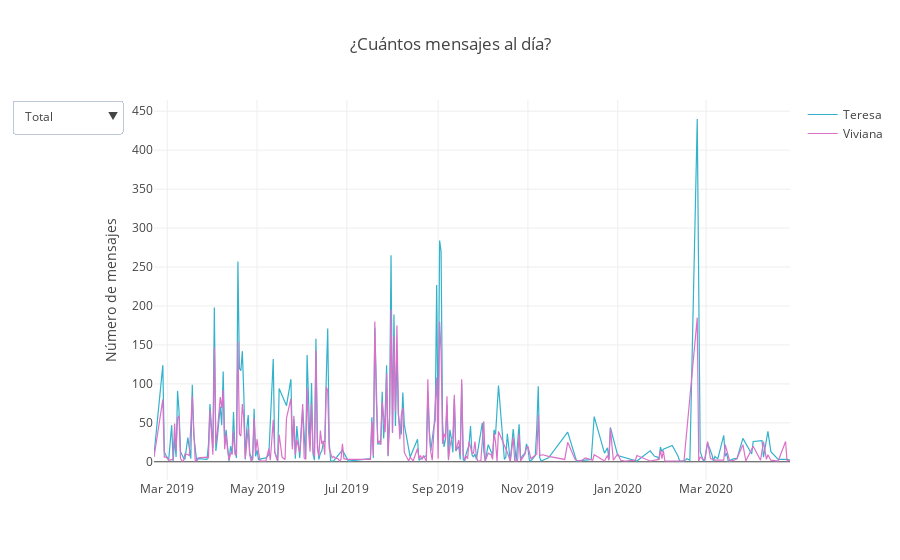

The cell this chart's notebook holds for it:
### Code cell
layout = go.Layout(title="¿Cuántos mensajes al día?",
                   yaxis=dict(title='Número de mensajes',
                              #range=[0,500]
                             ),
                   xaxis=dict(range=[df.date.min(), df.date.max()]),
                   updatemenus=updatemenus
                  )

fig = go.Figure(data=traces, layout=layout)
iplot(fig)
